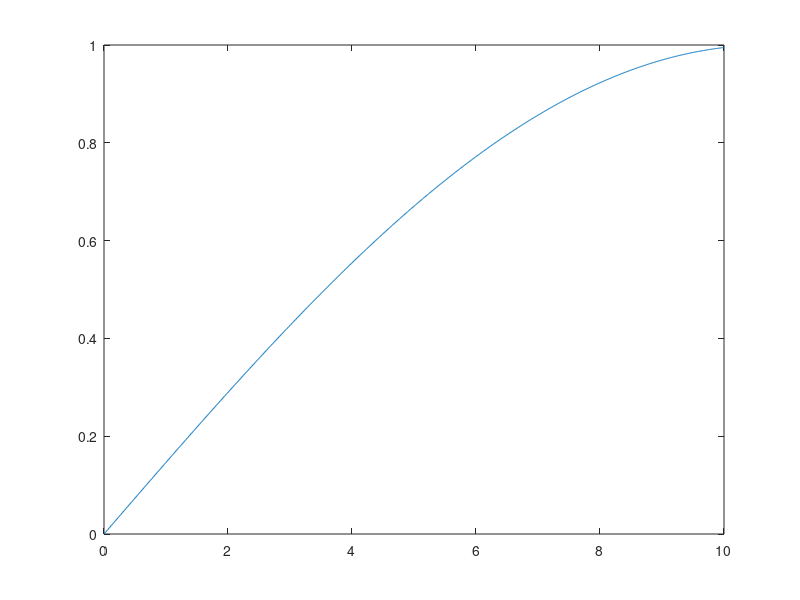

The MATLAB script that drew this image:
pi = 3.1416;
t = 0 : 0.01 : 10;
freq = 10000;
sina = sin(2*pi*freq*t);
sinb = sin(2*pi*freq*t + pi/3);
sinr = sina + sinb;
plot(t, sina)